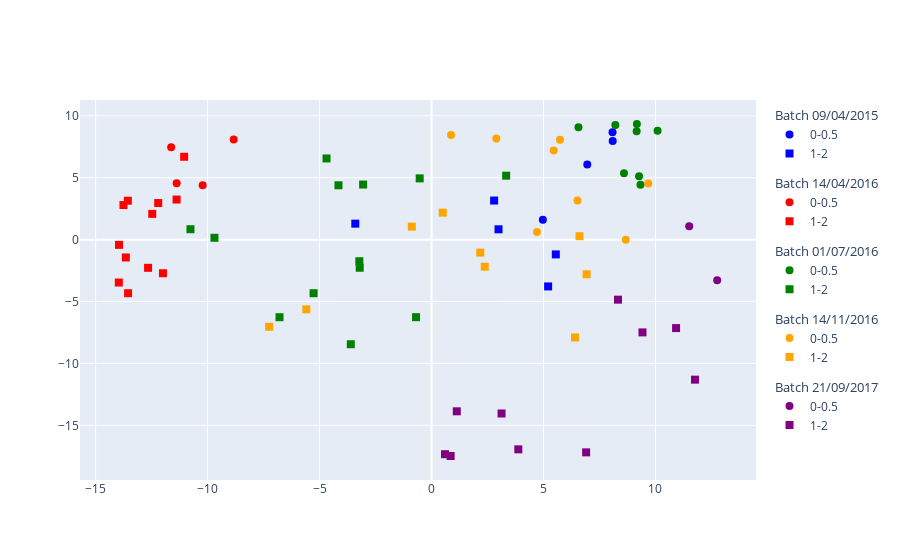

Notebook source saved alongside this figure:
### Code cell
plotPCA(data, experiment_label="trt")

### Figure 1 — Plotly figure (JSON) as saved in the notebook; plotly's stock layout.template omitted (floating-point values rounded to 4 significant figures)
{"data": [{"legendgroup": "09/04/2015", "legendgrouptitle": {"text": "Batch 09/04/2015"}, "marker": {"color": ["blue", "blue", "blue", "blue"], "size": 8, "symbol": ["circle", "circle", "circle", "circle"]}, "mode": "markers", "name": "0-0.5", "type": "scatter", "x": [8.082, 8.09, 6.955, 4.971], "y": [8.668, 7.966, 6.065, 1.597]}, {"legendgroup": "09/04/2015", "legendgrouptitle": {"text": "Batch 09/04/2015"}, "marker": {"color": ["blue", "blue", "blue", "blue", "blue"], "size": 8, "symbol": ["square", "square", "square", "square", "square"]}, "mode": "markers", "name": "1-2", "type": "scatter", "x": [2.795, 2.992, 5.207, 5.549, -3.404], "y": [3.158, 0.835, -3.78, -1.193, 1.291]}, {"legendgroup": "14/04/2016", "legendgrouptitle": {"text": "Batch 14/04/2016"}, "marker": {"color": ["red", "red", "red", "red"], "size": 8, "symbol": ["circle", "circle", "circle", "circle"]}, "mode": "markers", "name": "0-0.5", "type": "scatter", "x": [-8.835, -11.38, -11.63, -10.22], "y": [8.086, 4.561, 7.472, 4.402]}, {"legendgroup": "14/04/2016", "legendgrouptitle": {"text": "Batch 14/04/2016"}, "marker": {"color": ["red", "red", "red", "red", "red", "red", "red", "red", "red", "red", "red", "red"], "size": 8, "symbol": ["square", "square", "square", "square", "square", "square", "square", "square", "square", "square", "square", "square"]}, "mode": "markers", "name": "1-2", "type": "scatter", "x": [-11.05, -11.38, -12.21, -12.47, -13.96, -13.96, -13.56, -13.65, -13.55, -13.76, -12.66, -11.99], "y": [6.695, 3.24, 2.957, 2.081, -0.4217, -3.466, 3.146, -1.44, -4.327, 2.795, -2.276, -2.715]}, {"legendgroup": "01/07/2016", "legendgrouptitle": {"text": "Batch 01/07/2016"}, "marker": {"color": ["green", "green", "green", "green", "green", "green", "green", "green"], "size": 8, "symbol": ["circle", "circle", "circle", "circle", "circle", "circle", "circle", "circle"]}, "mode": "markers", "name": "0-0.5", "type": "scatter", "x": [9.159, 8.209, 10.09, 8.594, 6.562, 9.169, 9.33, 9.267], "y": [8.762, 9.265, 8.805, 5.364, 9.087, 9.342, 4.425, 5.125]}, {"legendgroup": "01/07/2016", "legendgrouptitle": {"text": "Batch 01/07/2016"}, "marker": {"color": ["green", "green", "green", "green", "green", "green", "green", "green", "green", "green", "green", "green", "green"], "size": 8, "symbol": ["square", "square", "square", "square", "square", "square", "square", "square", "square", "square", "square", "square", "square"]}, "mode": "markers", "name": "1-2", "type": "scatter", "x": [-4.689, 3.332, -10.76, -6.788, -0.5292, -9.694, -5.267, -0.6914, -3.055, -3.207, -3.604, -4.156, -3.225], "y": [6.56, 5.167, 0.8422, -6.267, 4.948, 0.1507, -4.327, -6.265, 4.45, -2.27, -8.451, 4.391, -1.746]}, {"legendgroup": "14/11/2016", "legendgrouptitle": {"text": "Batch 14/11/2016"}, "marker": {"color": ["orange", "orange", "orange", "orange", "orange", "orange", "orange", "orange"], "size": 8, "symbol": ["circle", "circle", "circle", "circle", "circle", "circle", "circle", "circle"]}, "mode": "markers", "name": "0-0.5", "type": "scatter", "x": [2.893, 5.735, 9.675, 0.8707, 8.675, 5.454, 6.519, 4.708], "y": [8.171, 8.063, 4.536, 8.463, 0.0004965, 7.205, 3.158, 0.6153]}, {"legendgroup": "14/11/2016", "legendgrouptitle": {"text": "Batch 14/11/2016"}, "marker": {"color": ["orange", "orange", "orange", "orange", "orange", "orange", "orange", "orange", "orange"], "size": 8, "symbol": ["square", "square", "square", "square", "square", "square", "square", "square", "square"]}, "mode": "markers", "name": "1-2", "type": "scatter", "x": [6.608, 2.177, 6.406, 0.5016, -0.88, 6.924, 2.377, -7.252, -5.59], "y": [0.2749, -1.047, -7.902, 2.181, 1.051, -2.8, -2.187, -7.039, -5.627]}, {"legendgroup": "21/09/2017", "legendgrouptitle": {"text": "Batch 21/09/2017"}, "marker": {"color": ["purple", "purple"], "size": 8, "symbol": ["circle", "circle"]}, "mode": "markers", "name": "0-0.5", "type": "scatter", "x": [11.51, 12.76], "y": [1.084, -3.29]}, {"legendgroup": "21/09/2017", "legendgrouptitle": {"text": "Batch 21/09/2017"}, "marker": {"color": ["purple", "purple", "purple", "purple", "purple", "purple", "purple", "purple", "purple", "purple"], "size": 8, "symbol": ["square", "square", "square", "square", "square", "square", "square", "square", "square", "square"]}, "mode": "markers", "name": "1-2", "type": "scatter", "x": [8.325, 10.92, 11.77, 9.42, 3.127, 0.6, 3.875, 6.904, 1.127, 0.8532], "y": [-4.85, -7.147, -11.31, -7.494, -14.05, -17.34, -16.94, -17.19, -13.87, -17.48]}], "layout": {}}
